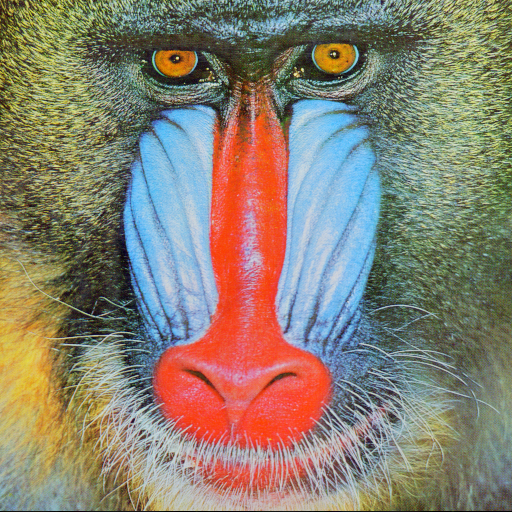
#> input picture Color Histogram Equalization/baboon.png, 512 x 512 px; its folder holds only this picture in this run
$ python -i histogram_equalize.py   (imports and definitions only)
#> lines starting #> are read from the running program, lines starting #| are printed output that depends on the picture
### Color Histogram Equalization/histogram.py
import numpy as np
import cv2

def histogram(channel, img)->None:
    global image_size
    x = cv2.imread(img);
    ##image = img.copy()
    image_size = x.shape


    hist = np.zeros((256))
    for i in np.arange(image_size[0]):
        for j in np.arange(image_size[1]):
            a = channel.item(i,j)
            hist[a] += 1
    return hist

### Color Histogram Equalization/cum_hist.py
import numpy as np

def cum_hist(hist):

    cum_hist = hist.copy()
    for i in np.arange(1, 256):
        cum_hist[i] = cum_hist[i-1] + cum_hist[i]

    return cum_hist

### Color Histogram Equalization/histogram_equalize.py
## Assignment 5
## Problem 3.1.3
## Michael Santorelli 500458369 and,
## Ashif Fahim 500584641

## Imports
import numpy as np
import cv2
from matplotlib import pyplot as plt
import math
import histogram as h
import cum_hist as c_h

def histogram_equalize(image)-> None:

#> called with image = 'baboon.png'
    global img, out_img, hist, cum_hist, B_equalized, G_equalized, R_equalized

     ## Reading our input image
    x = cv2.imread(image);  img = np.array(x,dtype = np.uint8);    image_size = img.shape
#> in histogram_equalize, x is the input picture: shape (512, 512, 3); mean B, G, R 113.1, 128.9, 137.4
#> after `image_size = img.shape`: image_size = (512, 512, 3)

    ## Creating output image and arrays for RGB equalized components
    out_img = np.zeros([image_size[0], image_size[1], 3],dtype = np.uint8)
    B_equalized = np.zeros([image_size[0], image_size[1]],dtype = np.uint8)
    G_equalized = np.zeros([image_size[0], image_size[1]],dtype = np.uint8)
    R_equalized = np.zeros([image_size[0], image_size[1]],dtype = np.uint8)

    ## Assigning RGB components to respective variables
    B = img[:,:,0];     G = img[:,:,1];     R = img[:,:,2]
#> after `G = img[:, :, 1]`:
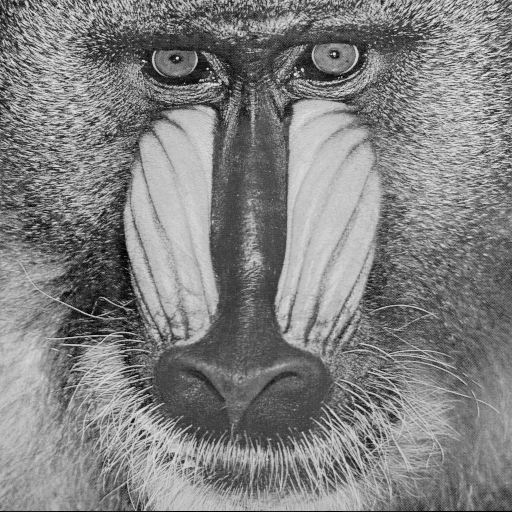
#> G: shape (512, 512); min 0, max 236, mean 128.9
#> after `R = img[:, :, 2]`:
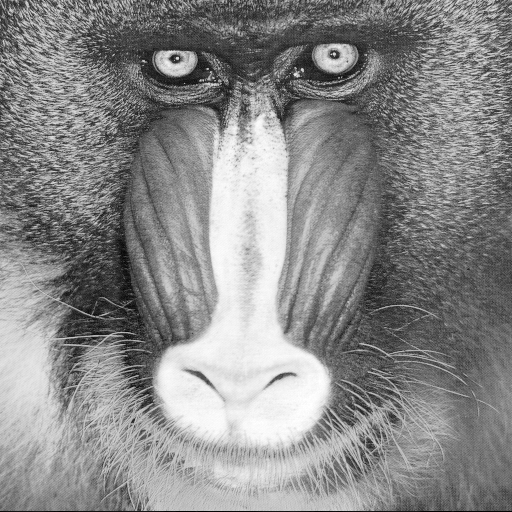
#> R: shape (512, 512); min 0, max 255, mean 137.4

    ## Finding total pixels of input image
    pixels = image_size[0] * image_size[1]
#> pixels = 262144

    ## Creating Initial Histogram
    B_hist = h.histogram(B, image)
#> after the loop in histogram, `for i in np.arange(image_size[0]):`: hist = 256 values, max 2081 at index 63, min 1 at index 254, mean 1024
#> B_hist has the same summary as hist in histogram
    G_hist = h.histogram(G, image)
#> G_hist = 256 values, max 2644 at index 192, min 0 at index 232, mean 1024
    R_hist = h.histogram(R, image)
#> R_hist = 256 values, max 1845 at index 112, min 12 at index 9, mean 1024

    ## Finding Cumulative Histogram
    B_cum = c_h.cum_hist(B_hist)
#> in cum_hist, `cum_hist = hist.copy()`: cum_hist has the same summary as hist in histogram
#> after the loop in cum_hist, `for i in np.arange(1, 256):`: cum_hist = 256 values from 69 to 262144
#> B_cum = 256 values from 69 to 262144
    G_cum = c_h.cum_hist(G_hist)
#> G_cum = 256 values from 54 to 262144
    R_cum = c_h.cum_hist(R_hist)
#> R_cum = 256 values from 51 to 262144

    ## Equalizing RGB components
    for i in np.arange(image_size[0]):
        for j in np.arange(image_size[1]):
            a = img.item(i,j, 0)
            b = math.floor(B_cum[a] * 255.0 / pixels)
            B_equalized.itemset((i,j), b)

            c = img.item(i,j, 1)
            d = math.floor(G_cum[c] * 255.0 / pixels)
            G_equalized.itemset((i,j), d)

            e = img.item(i,j, 2)
            f = math.floor(R_cum[e] * 255.0 / pixels)
            R_equalized.itemset((i,j), f)
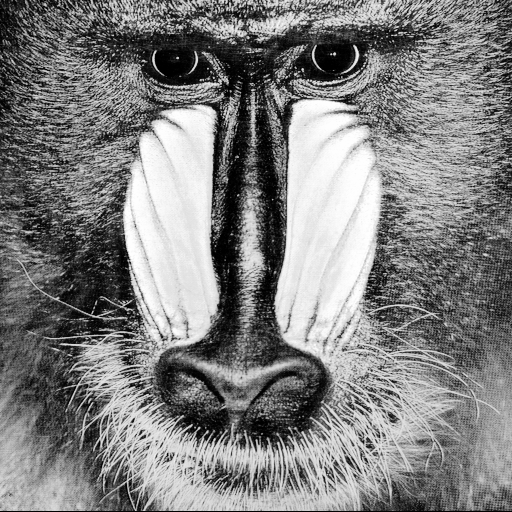
#> B_equalized: shape (512, 512); min 0, max 255, mean 127.7
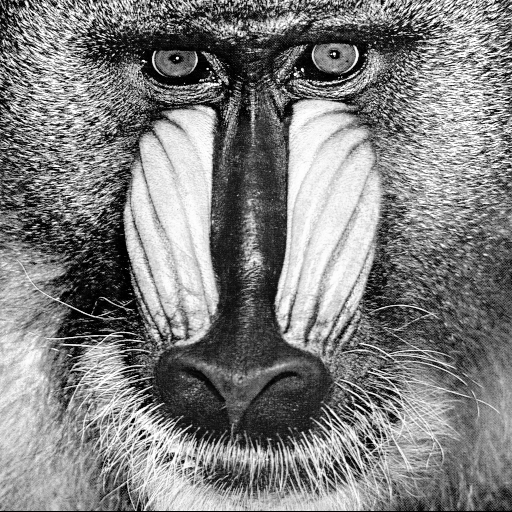
#> G_equalized: shape (512, 512); min 0, max 255, mean 127.8
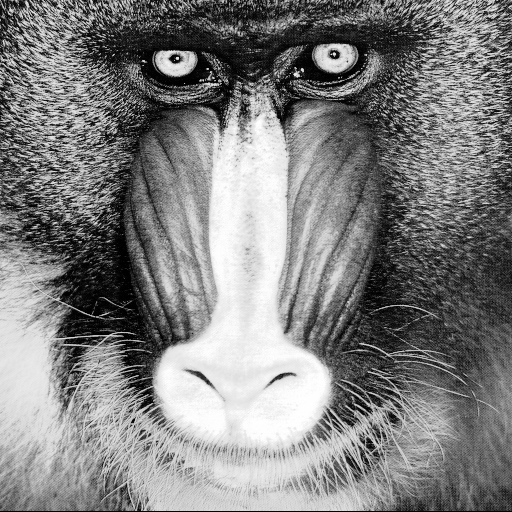
#> R_equalized: shape (512, 512); min 0, max 255, mean 127.6

    ## Assigning equalized RGB components to output image
    for i in np.arange(image_size[0]):
        for j in np.arange(image_size[1]):
            out_img[i,j,0] = B_equalized[i,j]
            out_img[i,j,1] = G_equalized[i,j]
            out_img[i,j,2] = R_equalized[i,j]
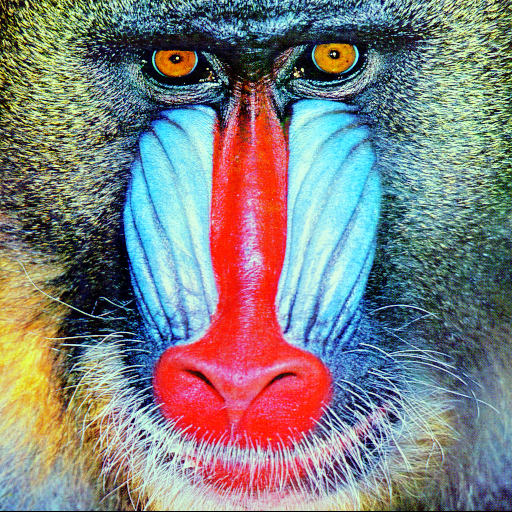
#> out_img: shape (512, 512, 3); mean of channels 0, 1, 2 127.7, 127.8, 127.6; drawn as B, G, R

    ## Plotting Equalized Histogram of RGB components
    plt.hist(B_equalized.ravel(), 256, [0,256])
    plt.show()
#> figure, not shown here; tallest bar 2081 high, from x = 63 to 64
    plt.hist(G_equalized.ravel(), 256, [0,256])
    plt.show()
#> figure, not shown here; tallest bar 2644 high, from x = 229 to 230
    plt.hist(R_equalized.ravel(), 256, [0,256])
    plt.show()
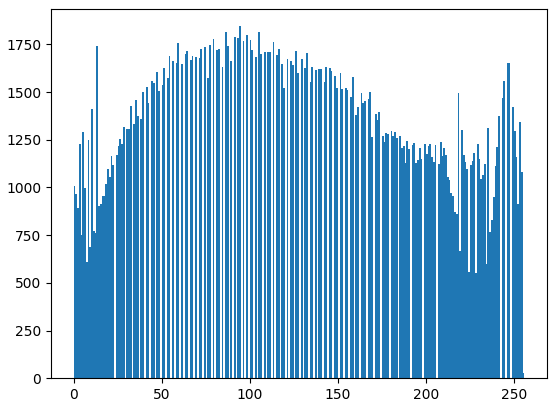
#> figure drawn by matplotlib, 1 panel; tallest bar 1845 high, from x = 94 to 95

    ## Showing and writing output image
    cv2.imshow('image', out_img)
    cv2.imwrite('output.png', out_img)
    cv2.waitKey(0)
    cv2.destroyAllWindows()

>>> result = histogram_equalize('baboon.png')
